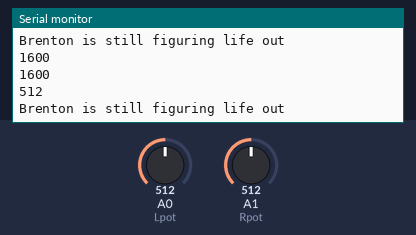
Bench run of a sketch on a simulated Arduino Uno, built with avr-gcc and run on an emulated ATmega328P. Parts: the last lines printed to the serial monitor. The inputs (shaded band) are chosen by the test bench; at power-on: A0 (Lpot) = 512, A1 (Rpot) = 512. No radio packets arrive unless stated.

Above: at 1.2 s.
1.3 s: A0 (Lpot) set to 11
At 2.0 s:
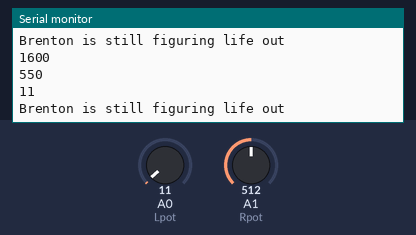
2.8 s: A0 (Lpot) set to 8
At 3.6 s:
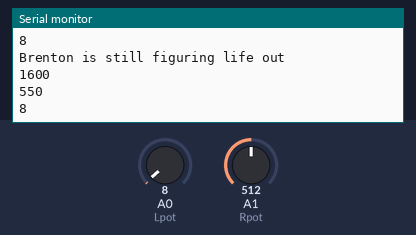
5.8 s: A1 (Rpot) set to 244
At 6.3 s:
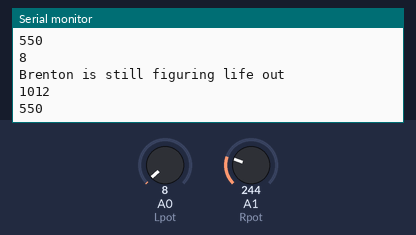
7.3 s: A1 (Rpot) set to 207
At 8.2 s:
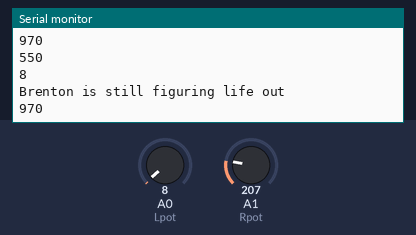
Timing chart, 0 to 10.3 s (numbered marks = the images above; inputs shaded):
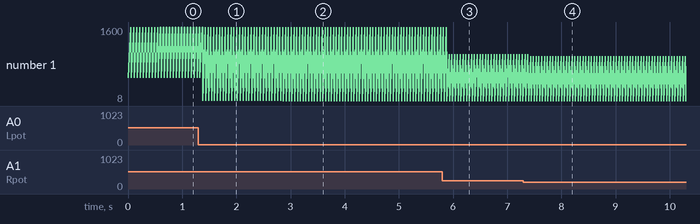

The sketch:

Transmitter.ino
```cpp
//Brenton Yasuoka
//Updated December 5, 2023
// This code is a copy of the transmitter code used on an arduino that was hooked up to two joysticks, and a nRF24L01 Module

// Include Libraries
#include <SPI.h>
#include <nRF24L01.h>
#include <RF24.h>

// Create an RF24 object
RF24 radio(7, 8);  // CE, CSN

const int Lpot = 0;  // Define the analog pin used to connect the joystick (Left)
const int Rpot =   1;  // Define the analog pin used to connect the joystick (Right)
struct Data_Package {
  int Rval;    // variable to read the value from the analog pin (Right)
  int Lval; //Left Linear potentiometer Variable
  char f[36] = "Brenton is still figuring life out"; //Test message for RF module
};

Data_Package data; // Create an instance of the Data_Package struct

// Address through which two modules communicate.
const byte address[6] = "00001"; // COULD use an address like this...

void setup() {
  Serial.begin(9600);
  radio.begin();
  radio.setChannel(2471);  // Set channel number here, between 0 to 125
  radio.openWritingPipe(address); //code from the testing code
  radio.setPALevel(RF24_PA_HIGH); //sets the power level of transmitting/receiving
  radio.stopListening();
}

void loop() {
  // Read the value of the potentiometer
  data.Rval = analogRead(Rpot);

  data.Rval = map(data.Rval, 0,1023,0,50); //Map values from 0-50 to increase slosh
  data.Rval = map(data.Rval, 0, 50, 550, 2650); //sloshed values will be mapped again to the actual tuned frequencies of the ESC

  data.Lval = analogRead(Lpot); // See comments above this is just for left joystick
   Serial.println(data.Lval);
  data.Lval = map(data.Lval, 0, 1023, 0, 50);
  data.Lval = map(data.Lval, 0, 50, 550, 2650);


  // Send the data structure to the receiver
  radio.write(&data, sizeof(Data_Package));

  Serial.println(data.f);
  Serial.println(data.Rval);
   Serial.println(data.Lval);

  delay(10);
}
```

Measured:
- the behaviour switches between 10 and 9 on A0 (Lpot) (found by bisection; images 1 and 2)
- after the input at 1.3 s, the serial monitor: prints a new line after 0.08 s (image 1)
- after the input at 2.8 s, the serial monitor: prints a new line after 0.07 s (image 2)
- after the input at 5.8 s, the serial monitor: prints a new line after 0.13 s (image 3)
- after the input at 7.3 s, the serial monitor: prints a new line after 0.13 s (image 4)
- plotted number 1: 512 → 11 after the input at 1.3 s, 11 → 8 after the input at 2.8 s
